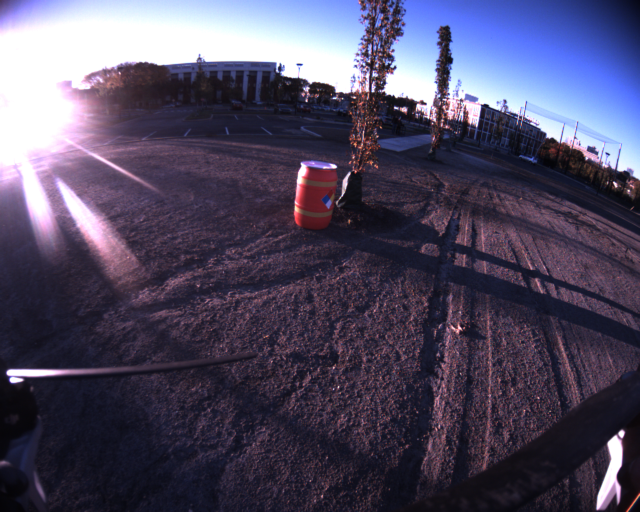
#> input picture Proj1_Train_additional/TA001.png, 1280 x 1024 px, given as the content of the folder Proj1_Train, which was not available (shown at 1/2 size)
$ python 'Data Generation.py'
#> lines starting #> are read from the running program, lines starting #| are printed output that depends on the picture
import os
import cv2
import numpy as np

train_folder = "Proj1_Train"
test_folder = "Proj1_Train_additional"
clahe = cv2.createCLAHE(clipLimit=2.0, tileGridSize=(8, 8))


def im_adjust(im):
    # convert RGB image into LAB
    im_lab = cv2.cvtColor(im, cv2.COLOR_BGR2Lab)
    # perform clahe histogram balancing on the L channel
    im_lab[:, :, 0] = clahe.apply(im_lab[:, :, 0])
    # convert LAB image back into RGB
    im_adj = cv2.cvtColor(im_lab, cv2.COLOR_Lab2BGR)

    return im_adj


def crop(event, x, y, flag, param):
    global pts

    # if the left mouse button was clicked, record the starting (x, y) coordinate and indicate that cropping
    # is being performed
    if event == cv2.EVENT_LBUTTONDOWN:
        if pts.size == 0:
            new_pt = np.array([[x, y]], np.int32)
            pts = np.append(pts, new_pt)
            cv2.circle(img_m, (x, y), 1, (0, 0, 255), -1)

        else:
            cv2.circle(img_m, (x, y), 1, (0, 0, 255), -1)
            cv2.line(img_m, (pts[-2], pts[-1]), (x, y), (255, 255, 0), 1)
            new_pt = np.array([[x, y]], np.int32)
            pts = np.append(pts, new_pt)


def end_mouse(event, x, y, flag, param):
    pass

red_barrel = []
red_other = []
ground = []
sky = []
for filename in os.listdir(train_folder):
    # read one test image
    img = cv2.imread(os.path.join(train_folder, filename), -1)
#> img is the input picture: shape (1024, 1280, 3); mean B, G, R 97.5, 73.7, 79.4
    img_hsv = cv2.cvtColor(img, cv2.COLOR_BGR2HSV)
#> img_hsv: shape (1024, 1280, 3); mean H, S, V 122.2, 88.6, 100.2
    img_m = im_adjust(img)  # use adjusted image for better visualization. training data are not adjusted.
#> in im_adjust, `im_lab = cv2.cvtColor(im, cv2.COLOR_BGR2Lab)`: im_lab: shape (1024, 1280, 3); mean of channels 0, 1, 2 79.3, 137, 115.4
#> in im_adjust, `im_lab[:, :, 0] = clahe.apply(im_lab[:, :, 0])`: im_lab: shape (1024, 1280, 3); mean of channels 0, 1, 2 97.4, 137, 115.4
#> in im_adjust, `im_adj = cv2.cvtColor(im_lab, cv2.COLOR_Lab2BGR)`:
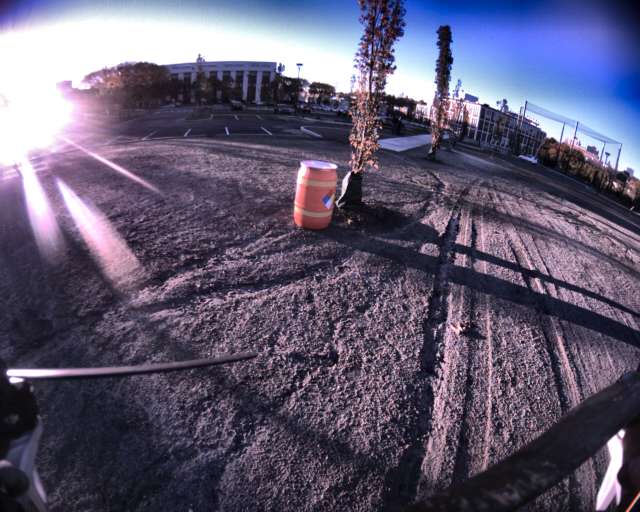
#> im_adj: shape (1024, 1280, 3) (shown at 1/2 size); mean B, G, R 113.9, 89.7, 95.7
    cv2.namedWindow('image')
    cv2.setMouseCallback('image', crop)

    # Store pixels of red barrel
    pts = np.array([], np.int32)
    mask = np.zeros(img.shape[:2], np.uint8)
    while True:
        cv2.imshow('image', img_m)
        k = cv2.waitKey(1) & 0xFF
#> (key Esc is pressed here)
        if k == 27:
            cv2.setMouseCallback('image', end_mouse)
            break

    if pts.size != 0:
        pts = pts.reshape((-1, 1, 2))
        img_m = cv2.polylines(img_m, [pts], True, (0, 0, 255), 1)
        cv2.fillPoly(mask, [pts], 255)
        _, mask = cv2.threshold(mask, 127, 255, cv2.THRESH_BINARY)
        img_rb = cv2.bitwise_and(img, img, mask=mask)
        cv2.imshow('image', img_rb)
        for i in range(img.shape[0]):
            for j in range(img.shape[1]):
                if img_rb[i, j, 0] != 0 and img_rb[i, j, 1] != 0 and img_rb[i, j, 2] != 0:
                    red_barrel.append([img_hsv[i, j, 0], img_hsv[i, j, 1], img_hsv[i, j, 2]])
        cv2.waitKey(0) & 0xFF
# save it for future use
red_barrel = np.array(red_barrel, dtype=np.uint8)
np.savetxt('red_barrel.tar.gz', red_barrel)

for filename in os.listdir(train_folder):
    # read one test image
    img = cv2.imread(os.path.join(train_folder, filename), -1)
    img_hsv = cv2.cvtColor(img, cv2.COLOR_BGR2HSV)
    img_m = im_adjust(img)
    cv2.namedWindow('image')
    cv2.setMouseCallback('image', crop)

    # Store pixels of other red objects
    pts = np.array([], np.int32)
    mask = np.zeros(img.shape[:2], np.uint8)
    while True:
        cv2.imshow('image', img_m)
        k = cv2.waitKey(1) & 0xFF
#> (key Esc is pressed here)
        if k == 27:
            cv2.setMouseCallback('image', end_mouse)
            break

    if pts.size != 0:
        pts = pts.reshape((-1, 1, 2))
        img_m = cv2.polylines(img_m, [pts], True, (0, 0, 255), 1)
        cv2.fillPoly(mask, [pts], 255)
        _, mask = cv2.threshold(mask, 127, 255, cv2.THRESH_BINARY)
        img_rb = cv2.bitwise_and(img, img, mask=mask)
        cv2.imshow('image', img_rb)
        for i in range(img.shape[0]):
            for j in range(img.shape[1]):
                if img_rb[i, j, 0] != 0 and img_rb[i, j, 1] != 0 and img_rb[i, j, 2] != 0:
                    red_other.append([img_hsv[i, j, 0], img_hsv[i, j, 1], img_hsv[i, j, 2]])
        cv2.waitKey(0) & 0xFF
# save it for future use
red_other = np.array(red_other, dtype=np.uint8)
np.savetxt('red_other.tar.gz', red_other)

for filename in os.listdir(train_folder):
    # read one test image
    img = cv2.imread(os.path.join(train_folder, filename), -1)
    img_hsv = cv2.cvtColor(img, cv2.COLOR_BGR2HSV)
    img_m = im_adjust(img)
    cv2.namedWindow('image')
    cv2.setMouseCallback('image', crop)

    # Store pixels of sky
    pts = np.array([], np.int32)
    mask = np.zeros(img.shape[:2], np.uint8)
    while True:
        cv2.imshow('image', img_m)
        k = cv2.waitKey(1) & 0xFF
#> (key Esc is pressed here)
        if k == 27:
            cv2.setMouseCallback('image', end_mouse)
            break

    if pts.size != 0:
        pts = pts.reshape((-1, 1, 2))
        img_m = cv2.polylines(img_m, [pts], True, (0, 0, 255), 1)
        cv2.fillPoly(mask, [pts], 255)
        _, mask = cv2.threshold(mask, 127, 255, cv2.THRESH_BINARY)
        img_rb = cv2.bitwise_and(img, img, mask=mask)
        cv2.imshow('image', img_rb)
        for i in range(img.shape[0]):
            for j in range(img.shape[1]):
                if img_rb[i, j, 0] != 0 and img_rb[i, j, 1] != 0 and img_rb[i, j, 2] != 0:
                    sky.append([img_hsv[i, j, 0], img_hsv[i, j, 1], img_hsv[i, j, 2]])
        cv2.waitKey(0) & 0xFF
# save it for future use
sky = np.array(sky, dtype=np.uint8)
np.savetxt('sky.tar.gz', sky)

for filename in os.listdir(train_folder):
    # read one test image
    img = cv2.imread(os.path.join(train_folder, filename), -1)
    img_hsv = cv2.cvtColor(img, cv2.COLOR_BGR2HSV)
    img_m = im_adjust(img)
    cv2.namedWindow('image')
    cv2.setMouseCallback('image', crop)

    # Store pixels of ground
    pts = np.array([], np.int32)
    mask = np.zeros(img.shape[:2], np.uint8)
    while True:
        cv2.imshow('image', img_m)
        k = cv2.waitKey(1) & 0xFF
#> (key Esc is pressed here)
        if k == 27:
            cv2.setMouseCallback('image', end_mouse)
            break

    if pts.size != 0:
        pts = pts.reshape((-1, 1, 2))
        img_m = cv2.polylines(img_m, [pts], True, (0, 0, 255), 1)
        cv2.fillPoly(mask, [pts], 255)
        _, mask = cv2.threshold(mask, 127, 255, cv2.THRESH_BINARY)
        img_rb = cv2.bitwise_and(img, img, mask=mask)
        cv2.imshow('image', img_rb)
        for i in range(img.shape[0]):
            for j in range(img.shape[1]):
                if img_rb[i, j, 0] != 0 and img_rb[i, j, 1] != 0 and img_rb[i, j, 2] != 0:
                    ground.append([img_hsv[i, j, 0], img_hsv[i, j, 1], img_hsv[i, j, 2]])
        cv2.waitKey(0) & 0xFF
# save it for future use
ground = np.array(ground, dtype=np.uint8)
np.savetxt('ground.tar.gz', ground)

$ run again, on Proj1_Train_additional/TA005.png
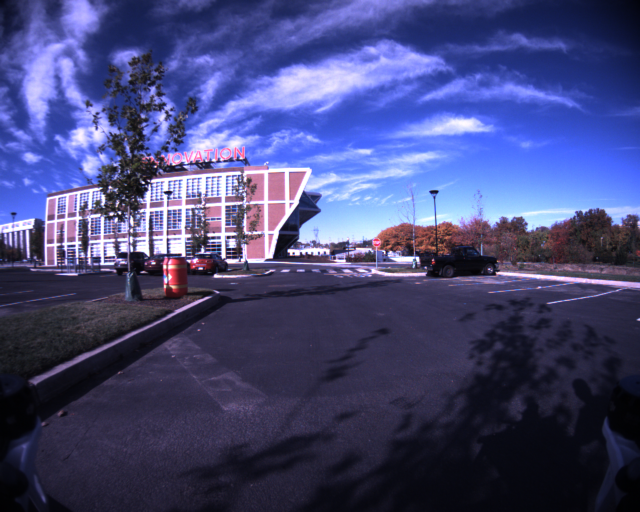
#> input picture Proj1_Train_additional/TA005.png, 1280 x 1024 px, given as the content of the folder Proj1_Train, which was not available (shown at 1/2 size)
#> img is the input picture: shape (1024, 1280, 3); mean B, G, R 120.7, 72.4, 69.5
#> img_hsv: shape (1024, 1280, 3); mean H, S, V 119.8, 117.5, 122.1
#> in im_adjust, `im_adj = cv2.cvtColor(im_lab, cv2.COLOR_Lab2BGR)`:
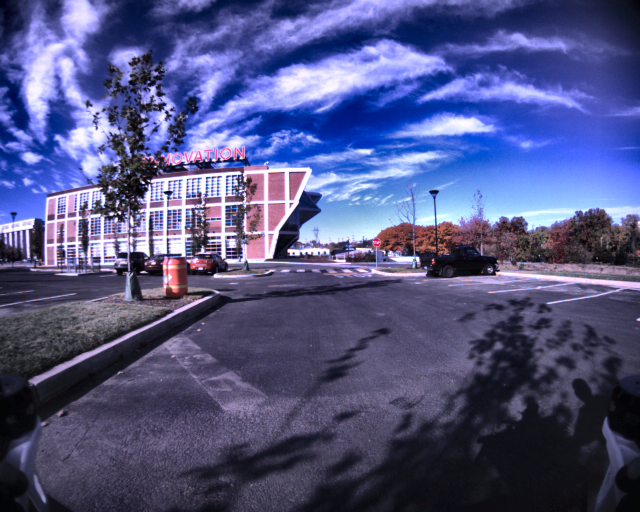
#> im_adj: shape (1024, 1280, 3) (shown at 1/2 size); mean B, G, R 131.4, 84.8, 81.3

$ run again, on Proj1_Train_additional/TA006.png
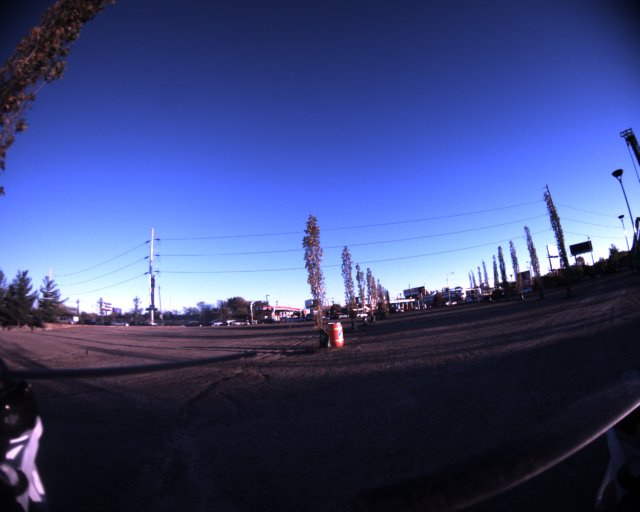
#> input picture Proj1_Train_additional/TA006.png, 1280 x 1024 px, given as the content of the folder Proj1_Train, which was not available (shown at 1/2 size)
#> img is the input picture: shape (1024, 1280, 3); mean B, G, R 123.9, 72.3, 61.2
#> img_hsv: shape (1024, 1280, 3); mean H, S, V 118.7, 132.5, 124.9
#> in im_adjust, `im_adj = cv2.cvtColor(im_lab, cv2.COLOR_Lab2BGR)`:
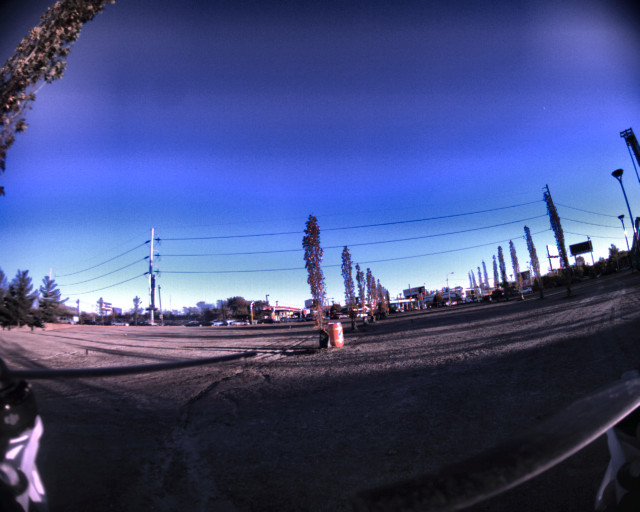
#> im_adj: shape (1024, 1280, 3) (shown at 1/2 size); mean B, G, R 130.1, 78.6, 68.1

$ run again, on Proj1_Train_additional/TA007.png
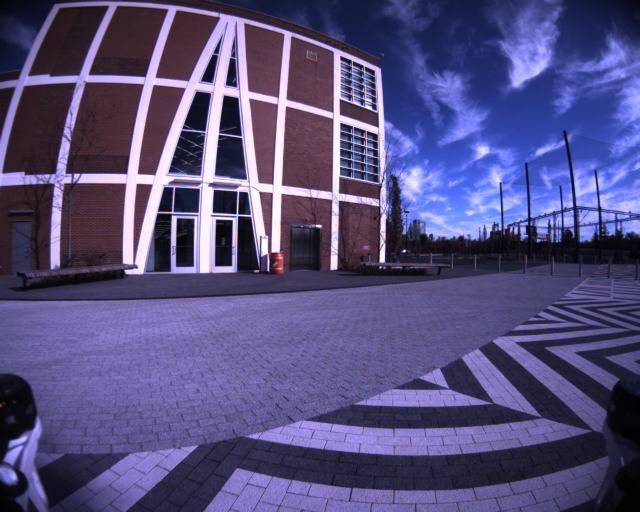
#> input picture Proj1_Train_additional/TA007.png, 1280 x 1024 px, given as the content of the folder Proj1_Train, which was not available (shown at 1/2 size)
#> img is the input picture: shape (1024, 1280, 3); mean B, G, R 127, 79.8, 86.1
#> img_hsv: shape (1024, 1280, 3); mean H, S, V 128.7, 107.3, 129.1
#> in im_adjust, `im_adj = cv2.cvtColor(im_lab, cv2.COLOR_Lab2BGR)`:
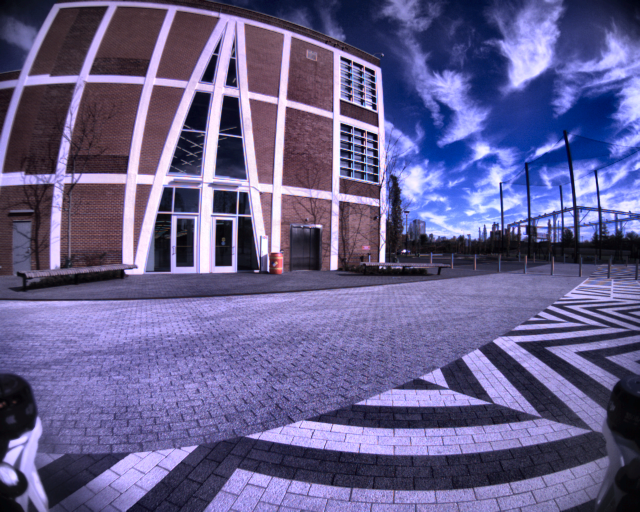
#> im_adj: shape (1024, 1280, 3) (shown at 1/2 size); mean B, G, R 142.2, 95.9, 102.6
